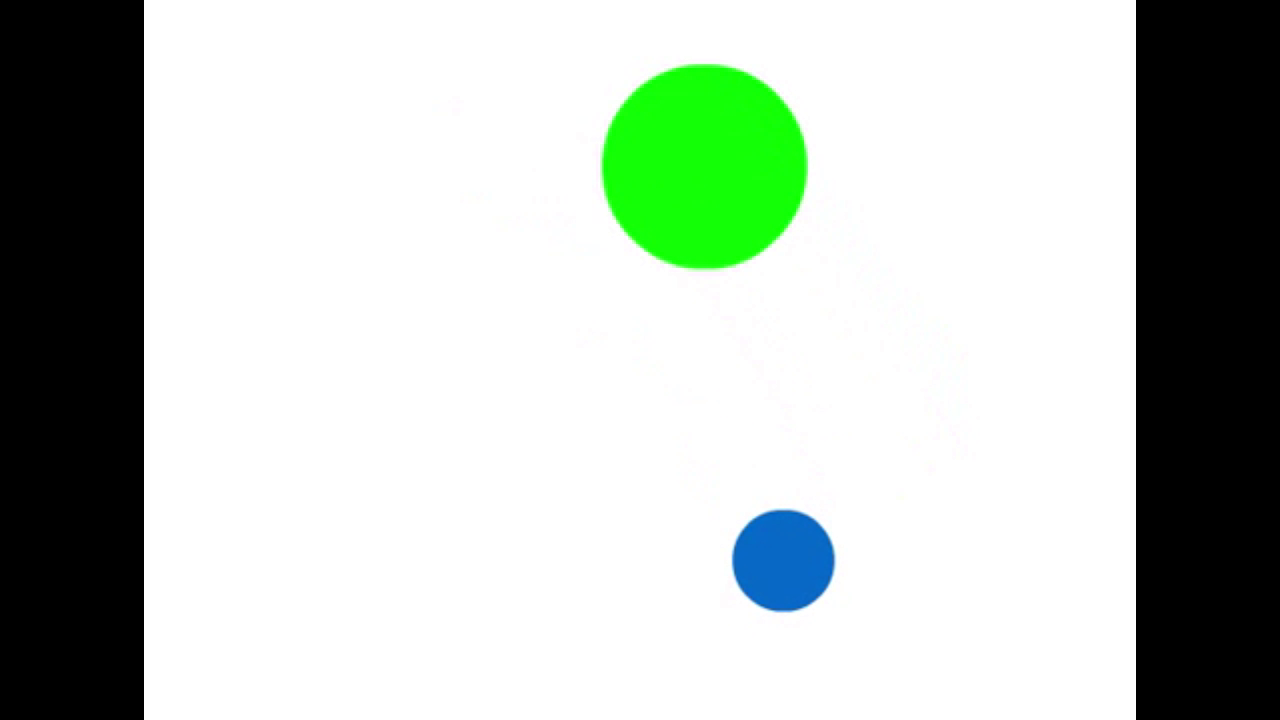
//> input picture frame 12 of Object Tracking/balls.mp4, 1280 x 720 px
$ ./objectTracking   (built with g++ and OpenCV 4)
//> lines starting //> are read from the running program, lines starting //| are printed output that depends on the picture; after the words box and inside, x2 and y2 are one past the last pixel; in counts of white or black regions, pixels touching at a corner belong together
#include "opencv2/opencv.hpp"
#include <stdio.h>
using namespace cv;

int main( int, char**) {
	//store video (set of images) in a variable
	VideoCapture cap("balls.mp4");
	Mat outputFrame;
	namedWindow("video", 1);
	cap >> outputFrame;
//> outputFrame is the input picture: 720 rows x 1280 cols, CV_8UC3; mean B, G, R 188.1, 196.2, 186.9
	cvtColor(outputFrame, outputFrame, CV_BGR2GRAY);
//> outputFrame: 720 rows x 1280 cols, CV_8UC1

	//fill outputFrame with black
	for(int i = 0 ; i < outputFrame.rows ; i++){
		for(int j = 0 ; j < outputFrame.cols ; j++){
			outputFrame.at<uchar>(i,j) = 0;
		}
	}
//> outputFrame: 720 rows x 1280 cols, CV_8UC1; every value is 0

	//loop until the video ends
	for (;;) {
		Mat frame, frame2;
		cap >> frame;
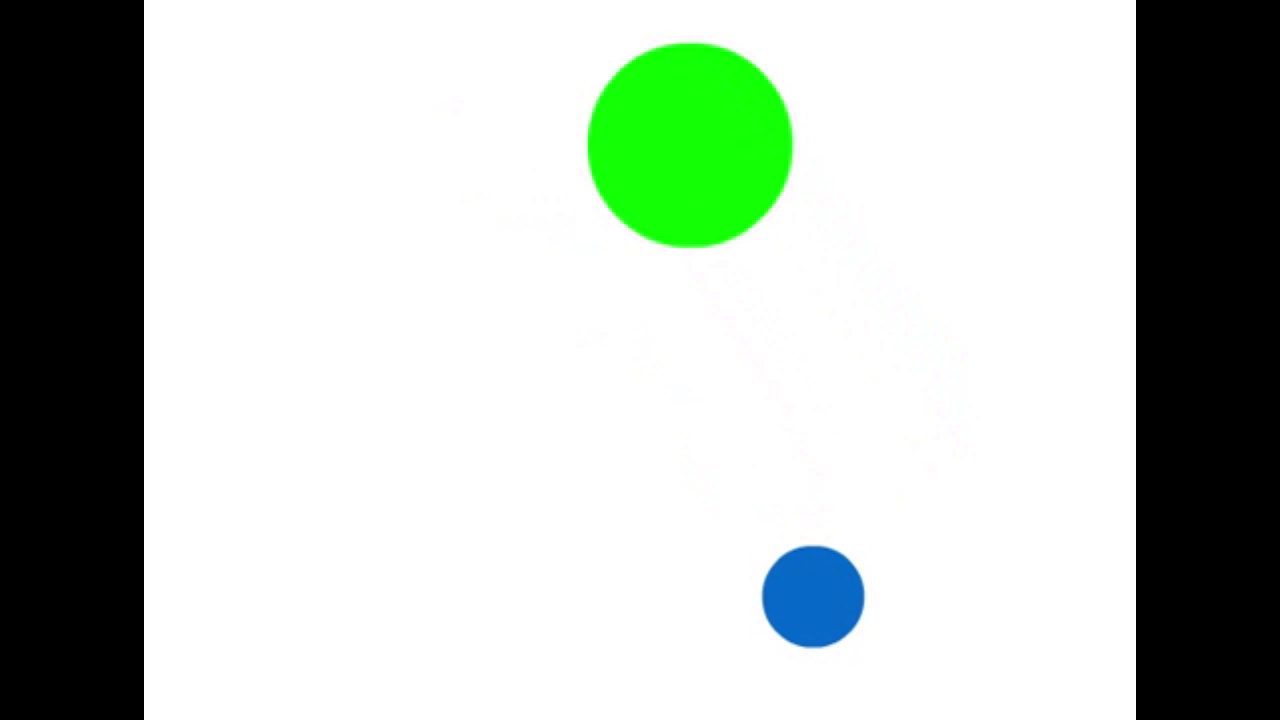
//> input picture frame 13 of Object Tracking/balls.mp4, 1280 x 720 px
//> frame is the input picture: 720 rows x 1280 cols, CV_8UC3; mean B, G, R 188.1, 196.2, 186.9

		cvtColor(frame, frame, CV_BGR2GRAY);
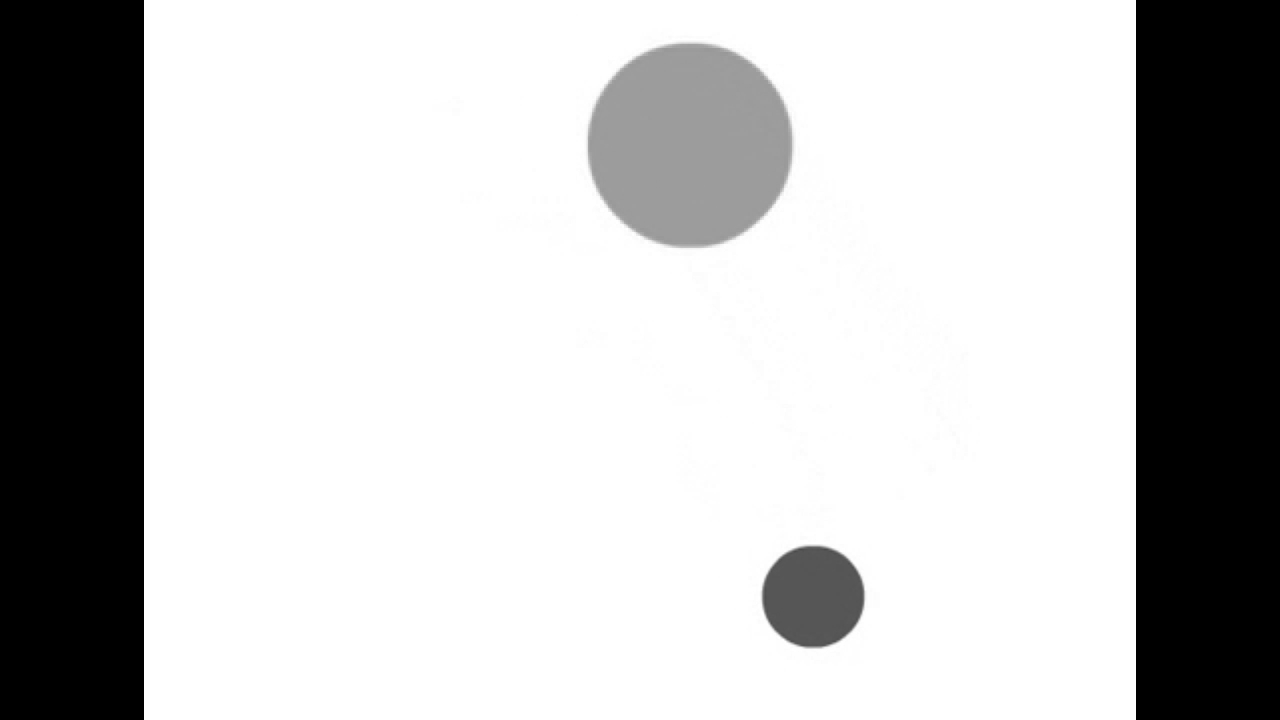
//> frame: 720 rows x 1280 cols, CV_8UC1; min 0, max 255, mean 192.5

		//remove the other ball
		for(int i = 0 ; i < frame.rows ; i++){
			for(int j = 0 ; j < frame.cols ; j++){
				if(frame.at<uchar>(i,j) > 120) frame.at<uchar>(i,j) = 255;
			}
		}
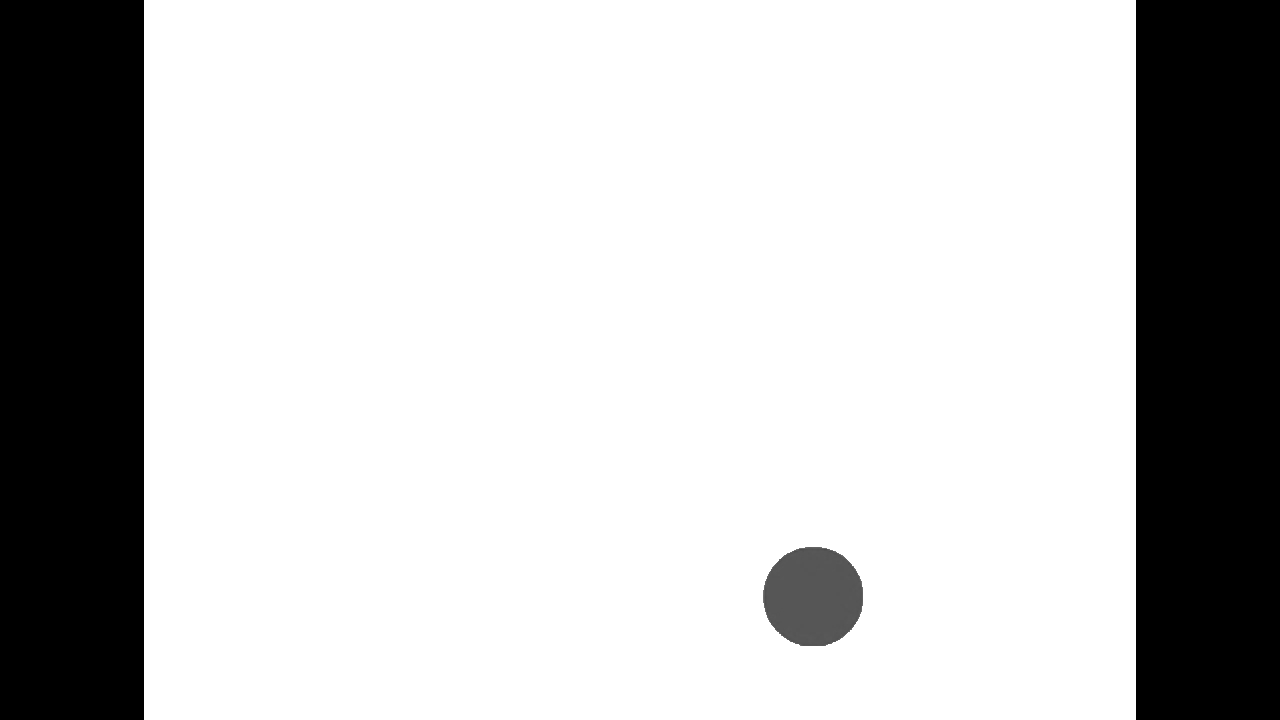
//> frame: 720 rows x 1280 cols, CV_8UC1; 7.63% of pixels changed, all inside (x1, y1, x2, y2) = (432, 14, 980, 672)

		//append the position of the remaining ball to the outputFrame
		for(int i = 0 ; i < frame.rows ; i++){
			for(int j = 0 ; j < frame.cols ; j++){
				if(frame.at<uchar>(i,j) != 255) outputFrame.at<uchar>(i,j) = 255;
			}
		}
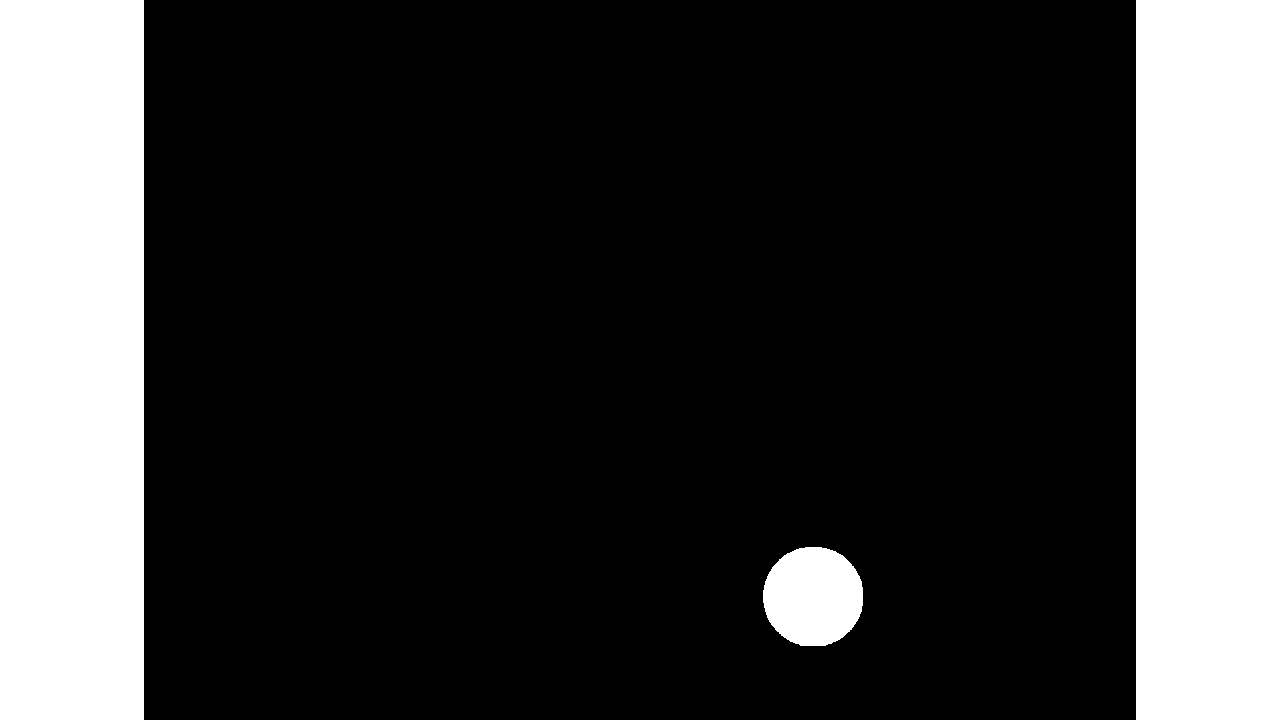
//> outputFrame: 720 rows x 1280 cols, CV_8UC1; 23.4% white; 3 white regions, box (x1, y1, x2, y2) and area: (0, 0, 144, 720) 103680, (1136, 0, 1280, 720) 103680, (763, 547, 863, 646) 7906

		//show output
		imshow("video", frame);
		imshow("output", outputFrame);
		imwrite("output.jpg", outputFrame);
		if(waitKey(30) >= 0) break;
//> the Esc key is pressed
	}


	return 0;
}//close main

$ run again, starting later in the video
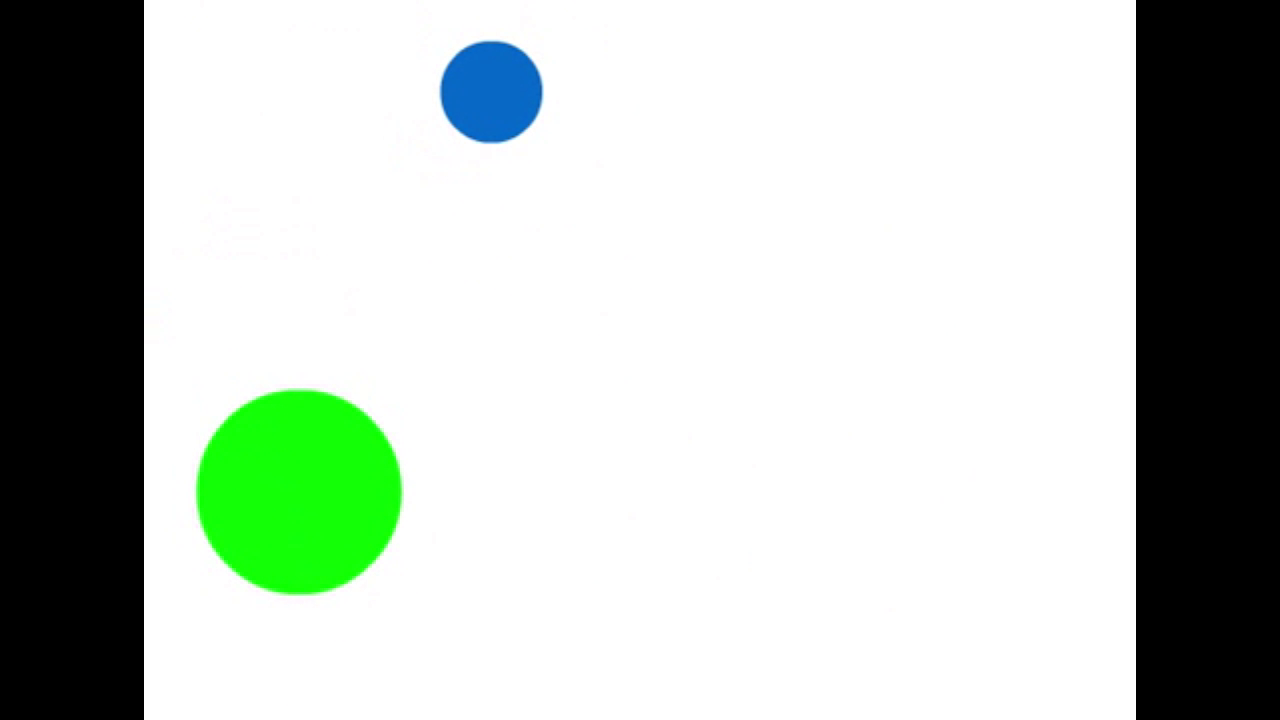
//> input picture frame 54 of Object Tracking/balls.mp4, 1280 x 720 px
//> outputFrame is the input picture: 720 rows x 1280 cols, CV_8UC3; mean B, G, R 188.1, 196.2, 186.9
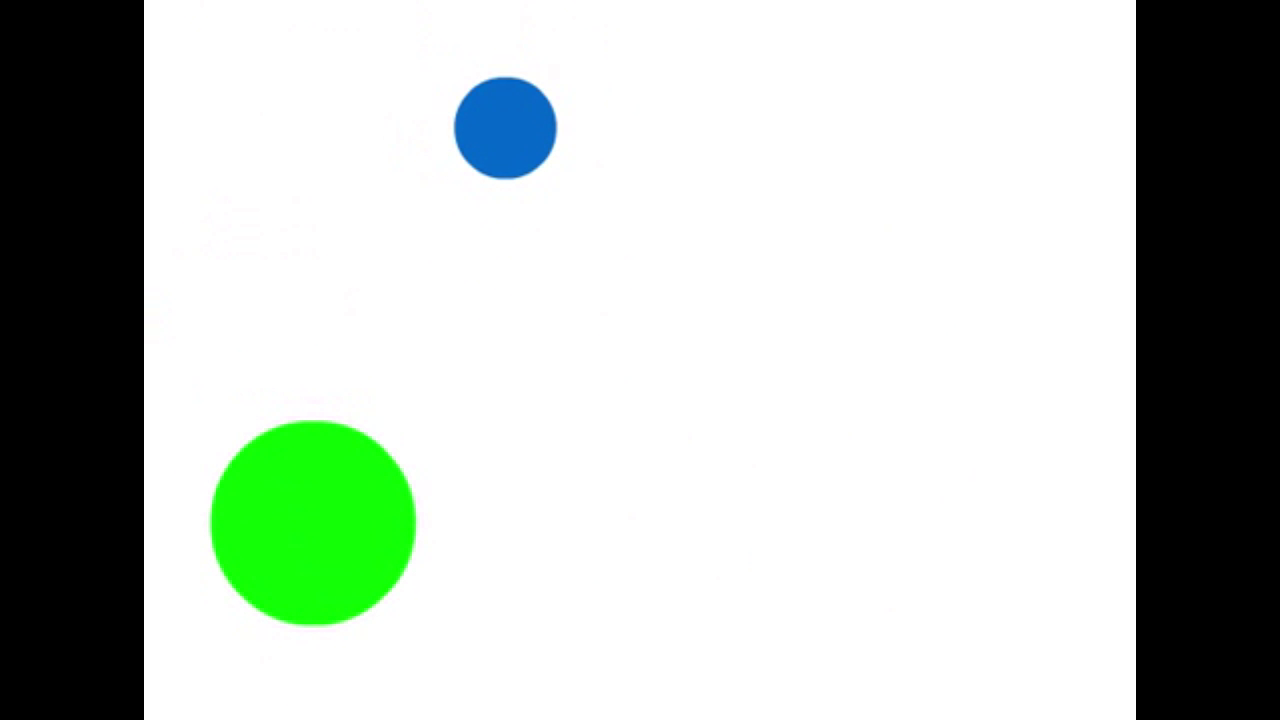
//> input picture frame 55 of Object Tracking/balls.mp4, 1280 x 720 px
//> frame is the input picture: 720 rows x 1280 cols, CV_8UC3; mean B, G, R 188.1, 196.2, 186.9
//> after the loop `for(int i = 0 ; i < frame.rows ; i++)`:
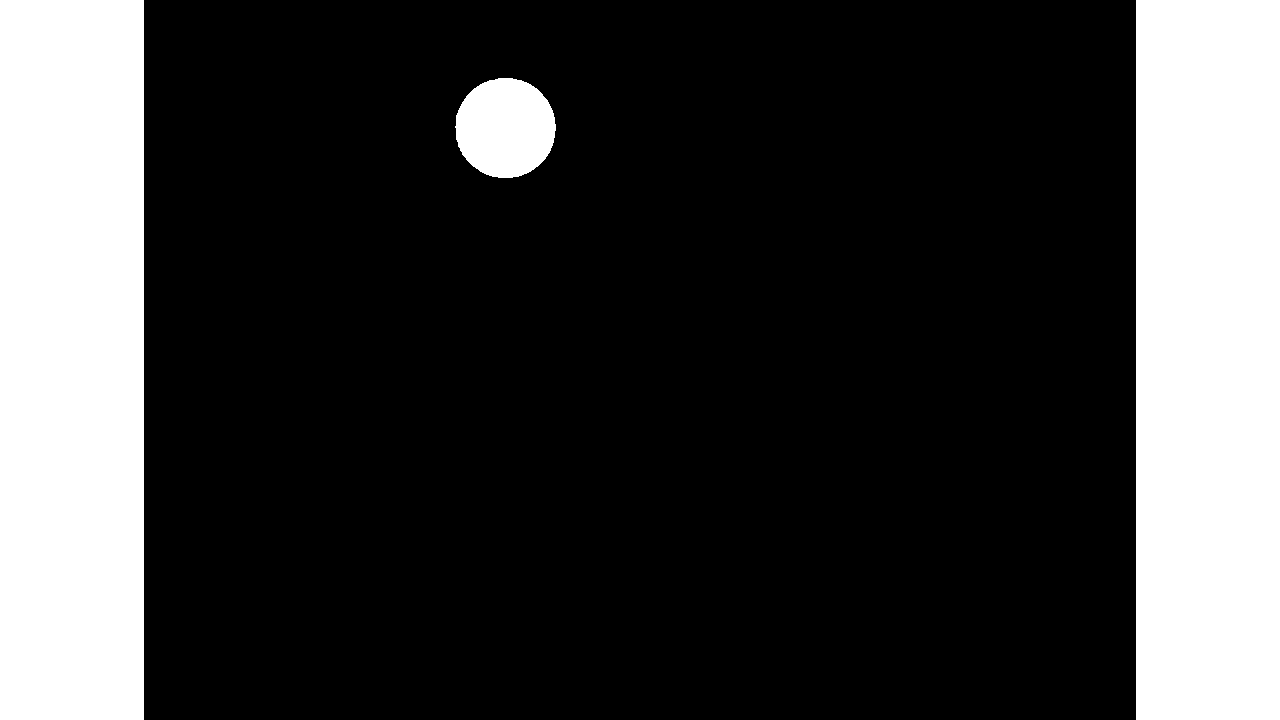
//> outputFrame: 720 rows x 1280 cols, CV_8UC1; 23.4% white; 3 white regions, box (x1, y1, x2, y2) and area: (0, 0, 144, 720) 103680, (1136, 0, 1280, 720) 103680, (455, 78, 556, 178) 7918
